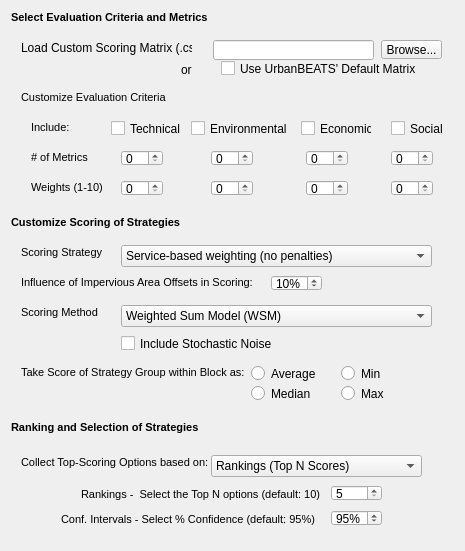
            <widget class="QWidget" name="scrollAreaWidgetContents_2">
             <property name="geometry">
              <rect>
               <x>0</x>
               <y>0</y>
               <width>465</width>
               <height>547</height>
              </rect>
             </property>
             <layout class="QVBoxLayout" name="verticalLayout_11">
              <item>
               <widget class="QLabel" name="mca_scoringmat_lbl_2">
                <property name="text">
                 <string>&lt;!DOCTYPE HTML PUBLIC &quot;-//W3C//DTD HTML 4.0//EN&quot; &quot;http://www.w3.org/TR/REC-html40/strict.dtd&quot;&gt;
&lt;html&gt;&lt;head&gt;&lt;meta name=&quot;qrichtext&quot; content=&quot;1&quot; /&gt;&lt;style type=&quot;text/css&quot;&gt;
p, li { white-space: pre-wrap; }
&lt;/style&gt;&lt;/head&gt;&lt;body style=&quot; font-family:'MS Shell Dlg 2'; font-size:8.25pt; font-weight:400; font-style:normal;&quot;&gt;
&lt;p style=&quot; margin-top:0px; margin-bottom:0px; margin-left:0px; margin-right:0px; -qt-block-indent:0; text-indent:0px;&quot;&gt;&lt;span style=&quot; font-size:8pt; font-weight:600;&quot;&gt;Select Evaluation Criteria and Metrics&lt;/span&gt;&lt;/p&gt;&lt;/body&gt;&lt;/html&gt;</string>
                </property>
               </widget>
              </item>
              <item>
               <widget class="QWidget" name="eval_widget" native="true">
                <property name="minimumSize">
                 <size>
                  <width>0</width>
                  <height>180</height>
                 </size>
                </property>
                <widget class="QCheckBox" name="bottomlines_ecn_check">
                 <property name="geometry">
                  <rect>
                   <x>290</x>
                   <y>90</y>
                   <width>71</width>
                   <height>17</height>
                  </rect>
                 </property>
                 <property name="text">
                  <string>Economic</string>
                 </property>
                </widget>
                <widget class="QCheckBox" name="bottomlines_tech_check">
                 <property name="geometry">
                  <rect>
                   <x>100</x>
                   <y>90</y>
                   <width>81</width>
                   <height>17</height>
                  </rect>
                 </property>
                 <property name="text">
                  <string>Technical</string>
                 </property>
                </widget>
                <widget class="QCheckBox" name="bottomlines_soc_check">
                 <property name="geometry">
                  <rect>
                   <x>380</x>
                   <y>90</y>
                   <width>71</width>
                   <height>17</height>
                  </rect>
                 </property>
                 <property name="text">
                  <string>Social</string>
                 </property>
                </widget>
                <widget class="QCheckBox" name="bottomlines_env_check">
                 <property name="geometry">
                  <rect>
                   <x>180</x>
                   <y>90</y>
                   <width>101</width>
                   <height>17</height>
                  </rect>
                 </property>
                 <property name="text">
                  <string>Environmental</string>
                 </property>
                </widget>
                <widget class="QToolButton" name="mca_scoringmat_browse">
                 <property name="enabled">
                  <bool>true</bool>
                 </property>
                 <property name="geometry">
                  <rect>
                   <x>370</x>
                   <y>10</y>
                   <width>61</width>
                   <height>19</height>
                  </rect>
                 </property>
                 <property name="text">
                  <string>Browse...</string>
                 </property>
                </widget>
                <widget class="QLabel" name="mca_scoringmat_lbl2">
                 <property name="geometry">
                  <rect>
                   <x>170</x>
                   <y>30</y>
                   <width>21</width>
                   <height>20</height>
                  </rect>
                 </property>
                 <property name="text">
                  <string>or</string>
                 </property>
                </widget>
                <widget class="QLineEdit" name="mca_scoringmat_box">
                 <property name="geometry">
                  <rect>
                   <x>202</x>
                   <y>10</y>
                   <width>161</width>
                   <height>20</height>
                  </rect>
                 </property>
                </widget>
                <widget class="QLabel" name="mca_scoringmat_lbl">
                 <property name="geometry">
                  <rect>
                   <x>10</x>
                   <y>10</y>
                   <width>171</width>
                   <height>16</height>
                  </rect>
                 </property>
                 <property name="text">
                  <string>Load Custom Scoring Matrix (.csv)</string>
                 </property>
                </widget>
                <widget class="QCheckBox" name="mca_scoringmat_check">
                 <property name="geometry">
                  <rect>
                   <x>210</x>
                   <y>30</y>
                   <width>201</width>
                   <height>17</height>
                  </rect>
                 </property>
                 <property name="text">
                  <string>Use UrbanBEATS' Default Matrix</string>
                 </property>
                </widget>
                <widget class="QLabel" name="bottomlines_weight_lbl_2">
                 <property name="geometry">
                  <rect>
                   <x>20</x>
                   <y>90</y>
                   <width>51</width>
                   <height>16</height>
                  </rect>
                 </property>
                 <property name="whatsThis">
                  <string>Adjust the weighting of each criteria. Assign an importance score between 1 and 10 to each of the selected bottom lines.</string>
                 </property>
                 <property name="text">
                  <string>&lt;!DOCTYPE HTML PUBLIC &quot;-//W3C//DTD HTML 4.0//EN&quot; &quot;http://www.w3.org/TR/REC-html40/strict.dtd&quot;&gt;
&lt;html&gt;&lt;head&gt;&lt;meta name=&quot;qrichtext&quot; content=&quot;1&quot; /&gt;&lt;style type=&quot;text/css&quot;&gt;
p, li { white-space: pre-wrap; }
&lt;/style&gt;&lt;/head&gt;&lt;body style=&quot; font-family:'MS Shell Dlg 2'; font-size:8.25pt; font-weight:400; font-style:normal;&quot;&gt;
&lt;p style=&quot; margin-top:0px; margin-bottom:0px; margin-left:0px; margin-right:0px; -qt-block-indent:0; text-indent:0px;&quot;&gt;&lt;span style=&quot; font-size:8pt;&quot;&gt;Include:&lt;/span&gt;&lt;/p&gt;&lt;/body&gt;&lt;/html&gt;</string>
                 </property>
                </widget>
                <widget class="QSpinBox" name="bottomlines_techN_spin">
                 <property name="geometry">
                  <rect>
                   <x>110</x>
                   <y>120</y>
                   <width>42</width>
                   <height>16</height>
                  </rect>
                 </property>
                 <property name="maximum">
                  <number>10</number>
                 </property>
                </widget>
                <widget class="QLabel" name="bottomlines_metrics_lbl">
                 <property name="geometry">
                  <rect>
                   <x>20</x>
                   <y>120</y>
                   <width>61</width>
                   <height>16</height>
                  </rect>
                 </property>
                 <property name="whatsThis">
                  <string>Adjust the weighting of each criteria. Assign an importance score between 1 and 10 to each of the selected bottom lines.</string>
                 </property>
                 <property name="text">
                  <string>&lt;!DOCTYPE HTML PUBLIC &quot;-//W3C//DTD HTML 4.0//EN&quot; &quot;http://www.w3.org/TR/REC-html40/strict.dtd&quot;&gt;
&lt;html&gt;&lt;head&gt;&lt;meta name=&quot;qrichtext&quot; content=&quot;1&quot; /&gt;&lt;style type=&quot;text/css&quot;&gt;
p, li { white-space: pre-wrap; }
&lt;/style&gt;&lt;/head&gt;&lt;body style=&quot; font-family:'MS Shell Dlg 2'; font-size:8.25pt; font-weight:400; font-style:normal;&quot;&gt;
&lt;p style=&quot; margin-top:0px; margin-bottom:0px; margin-left:0px; margin-right:0px; -qt-block-indent:0; text-indent:0px;&quot;&gt;&lt;span style=&quot; font-size:8pt;&quot;&gt;# of Metrics&lt;/span&gt;&lt;/p&gt;&lt;/body&gt;&lt;/html&gt;</string>
                 </property>
                </widget>
                <widget class="QSpinBox" name="bottomlines_envN_spin">
                 <property name="geometry">
                  <rect>
                   <x>200</x>
                   <y>120</y>
                   <width>42</width>
                   <height>16</height>
                  </rect>
                 </property>
                 <property name="maximum">
                  <number>10</number>
                 </property>
                </widget>
                <widget class="QSpinBox" name="bottomlines_ecnN_spin">
                 <property name="geometry">
                  <rect>
                   <x>295</x>
                   <y>120</y>
                   <width>42</width>
                   <height>16</height>
                  </rect>
                 </property>
                 <property name="maximum">
                  <number>10</number>
                 </property>
                </widget>
                <widget class="QSpinBox" name="bottomlines_socN_spin">
                 <property name="geometry">
                  <rect>
                   <x>380</x>
                   <y>120</y>
                   <width>42</width>
                   <height>16</height>
                  </rect>
                 </property>
                 <property name="maximum">
                  <number>10</number>
                 </property>
                </widget>
                <widget class="QLabel" name="bottomlines_lbl">
                 <property name="geometry">
                  <rect>
                   <x>10</x>
                   <y>60</y>
                   <width>201</width>
                   <height>16</height>
                  </rect>
                 </property>
                 <property name="text">
                  <string>&lt;!DOCTYPE HTML PUBLIC &quot;-//W3C//DTD HTML 4.0//EN&quot; &quot;http://www.w3.org/TR/REC-html40/strict.dtd&quot;&gt;
&lt;html&gt;&lt;head&gt;&lt;meta name=&quot;qrichtext&quot; content=&quot;1&quot; /&gt;&lt;style type=&quot;text/css&quot;&gt;
p, li { white-space: pre-wrap; }
&lt;/style&gt;&lt;/head&gt;&lt;body style=&quot; font-family:'MS Shell Dlg 2'; font-size:8.25pt; font-weight:400; font-style:normal;&quot;&gt;
&lt;p style=&quot; margin-top:0px; margin-bottom:0px; margin-left:0px; margin-right:0px; -qt-block-indent:0; text-indent:0px;&quot;&gt;&lt;span style=&quot; font-size:8pt;&quot;&gt;Customize Evaluation Criteria&lt;/span&gt;&lt;/p&gt;&lt;/body&gt;&lt;/html&gt;</string>
                 </property>
                </widget>
                <widget class="QSpinBox" name="bottomlines_socW_spin">
                 <property name="geometry">
                  <rect>
                   <x>380</x>
                   <y>150</y>
                   <width>42</width>
                   <height>16</height>
                  </rect>
                 </property>
                 <property name="maximum">
                  <number>10</number>
                 </property>
                </widget>
                <widget class="QSpinBox" name="bottomlines_ecnW_spin">
                 <property name="geometry">
                  <rect>
                   <x>295</x>
                   <y>150</y>
                   <width>42</width>
                   <height>16</height>
                  </rect>
                 </property>
                 <property name="maximum">
                  <number>10</number>
                 </property>
                </widget>
                <widget class="QSpinBox" name="bottomlines_techW_spin">
                 <property name="geometry">
                  <rect>
                   <x>110</x>
                   <y>150</y>
                   <width>42</width>
                   <height>16</height>
                  </rect>
                 </property>
                 <property name="maximum">
                  <number>10</number>
                 </property>
                </widget>
                <widget class="QSpinBox" name="bottomlines_envW_spin">
                 <property name="geometry">
                  <rect>
                   <x>200</x>
                   <y>150</y>
                   <width>42</width>
                   <height>16</height>
                  </rect>
                 </property>
                 <property name="maximum">
                  <number>10</number>
                 </property>
                </widget>
                <widget class="QLabel" name="bottomlines_mode_lbl">
                 <property name="geometry">
                  <rect>
                   <x>20</x>
                   <y>150</y>
                   <width>81</width>
                   <height>16</height>
                  </rect>
                 </property>
                 <property name="whatsThis">
                  <string>Adjust the weighting of each criteria. Assign an importance score between 1 and 10 to each of the selected bottom lines.</string>
                 </property>
                 <property name="text">
                  <string>&lt;!DOCTYPE HTML PUBLIC &quot;-//W3C//DTD HTML 4.0//EN&quot; &quot;http://www.w3.org/TR/REC-html40/strict.dtd&quot;&gt;
&lt;html&gt;&lt;head&gt;&lt;meta name=&quot;qrichtext&quot; content=&quot;1&quot; /&gt;&lt;style type=&quot;text/css&quot;&gt;
p, li { white-space: pre-wrap; }
&lt;/style&gt;&lt;/head&gt;&lt;body style=&quot; font-family:'MS Shell Dlg 2'; font-size:8.25pt; font-weight:400; font-style:normal;&quot;&gt;
&lt;p style=&quot; margin-top:0px; margin-bottom:0px; margin-left:0px; margin-right:0px; -qt-block-indent:0; text-indent:0px;&quot;&gt;&lt;span style=&quot; font-size:8pt;&quot;&gt;Weights (1-10)&lt;/span&gt;&lt;/p&gt;&lt;/body&gt;&lt;/html&gt;</string>
                 </property>
                </widget>
               </widget>
              </item>
              <item>
               <widget class="QLabel" name="strat_scoring_lbl">
                <property name="text">
                 <string>&lt;!DOCTYPE HTML PUBLIC &quot;-//W3C//DTD HTML 4.0//EN&quot; &quot;http://www.w3.org/TR/REC-html40/strict.dtd&quot;&gt;
&lt;html&gt;&lt;head&gt;&lt;meta name=&quot;qrichtext&quot; content=&quot;1&quot; /&gt;&lt;style type=&quot;text/css&quot;&gt;
p, li { white-space: pre-wrap; }
&lt;/style&gt;&lt;/head&gt;&lt;body style=&quot; font-family:'MS Shell Dlg 2'; font-size:8.25pt; font-weight:400; font-style:normal;&quot;&gt;
&lt;p style=&quot; margin-top:0px; margin-bottom:0px; margin-left:0px; margin-right:0px; -qt-block-indent:0; text-indent:0px;&quot;&gt;&lt;span style=&quot; font-size:8pt; font-weight:600;&quot;&gt;Customize Scoring of Strategies&lt;/span&gt;&lt;/p&gt;&lt;/body&gt;&lt;/html&gt;</string>
                </property>
               </widget>
              </item>
              <item>
               <widget class="QWidget" name="scoring_widget" native="true">
                <property name="minimumSize">
                 <size>
                  <width>0</width>
                  <height>180</height>
                 </size>
                </property>
                <widget class="QCheckBox" name="scope_stoch_check">
                 <property name="geometry">
                  <rect>
                   <x>110</x>
                   <y>100</y>
                   <width>161</width>
                   <height>17</height>
                  </rect>
                 </property>
                 <property name="whatsThis">
                  <string>Check if you wish to add a stochastic disturbance to the scoring process. Modifies the scoring with an added randomness.</string>
                 </property>
                 <property name="text">
                  <string>Include Stochastic Noise</string>
                 </property>
                </widget>
                <widget class="QComboBox" name="eval_method_combo">
                 <property name="geometry">
                  <rect>
                   <x>110</x>
                   <y>70</y>
                   <width>311</width>
                   <height>22</height>
                  </rect>
                 </property>
                 <property name="currentIndex">
                  <number>1</number>
                 </property>
                 <item>
                  <property name="text">
                   <string>Weighted Product Model (WPM)</string>
                  </property>
                 </item>
                 <item>
                  <property name="text">
                   <string>Weighted Sum Model (WSM)</string>
                  </property>
                 </item>
                </widget>
                <widget class="QLabel" name="eval_method_lbl">
                 <property name="geometry">
                  <rect>
                   <x>10</x>
                   <y>70</y>
                   <width>91</width>
                   <height>16</height>
                  </rect>
                 </property>
                 <property name="whatsThis">
                  <string>Scoring method choice influences how the points are added up and weighted against each other and how each option's final score is evaluated. Default method will be the AHP.</string>
                 </property>
                 <property name="text">
                  <string>&lt;!DOCTYPE HTML PUBLIC &quot;-//W3C//DTD HTML 4.0//EN&quot; &quot;http://www.w3.org/TR/REC-html40/strict.dtd&quot;&gt;
&lt;html&gt;&lt;head&gt;&lt;meta name=&quot;qrichtext&quot; content=&quot;1&quot; /&gt;&lt;style type=&quot;text/css&quot;&gt;
p, li { white-space: pre-wrap; }
&lt;/style&gt;&lt;/head&gt;&lt;body style=&quot; font-family:'MS Shell Dlg 2'; font-size:8.25pt; font-weight:400; font-style:normal;&quot;&gt;
&lt;p style=&quot; margin-top:0px; margin-bottom:0px; margin-left:0px; margin-right:0px; -qt-block-indent:0; text-indent:0px;&quot;&gt;&lt;span style=&quot; font-size:8pt;&quot;&gt;Scoring Method&lt;/span&gt;&lt;/p&gt;&lt;/body&gt;&lt;/html&gt;</string>
                 </property>
                </widget>
                <widget class="QRadioButton" name="radioScoreMax">
                 <property name="geometry">
                  <rect>
                   <x>330</x>
                   <y>150</y>
                   <width>82</width>
                   <height>17</height>
                  </rect>
                 </property>
                 <property name="text">
                  <string>Max</string>
                 </property>
                </widget>
                <widget class="QRadioButton" name="radioScoreAvg">
                 <property name="geometry">
                  <rect>
                   <x>240</x>
                   <y>130</y>
                   <width>82</width>
                   <height>17</height>
                  </rect>
                 </property>
                 <property name="text">
                  <string>Average</string>
                 </property>
                </widget>
                <widget class="QRadioButton" name="radioScoreMin">
                 <property name="geometry">
                  <rect>
                   <x>330</x>
                   <y>130</y>
                   <width>82</width>
                   <height>17</height>
                  </rect>
                 </property>
                 <property name="text">
                  <string>Min</string>
                 </property>
                </widget>
                <widget class="QRadioButton" name="radioScoreMed">
                 <property name="geometry">
                  <rect>
                   <x>240</x>
                   <y>150</y>
                   <width>82</width>
                   <height>17</height>
                  </rect>
                 </property>
                 <property name="text">
                  <string>Median</string>
                 </property>
                </widget>
                <widget class="QLabel" name="radioScore_lbl">
                 <property name="geometry">
                  <rect>
                   <x>10</x>
                   <y>130</y>
                   <width>231</width>
                   <height>16</height>
                  </rect>
                 </property>
                 <property name="whatsThis">
                  <string>Scoring method choice influences how the points are added up and weighted against each other and how each option's final score is evaluated. Default method will be the AHP.</string>
                 </property>
                 <property name="text">
                  <string>&lt;!DOCTYPE HTML PUBLIC &quot;-//W3C//DTD HTML 4.0//EN&quot; &quot;http://www.w3.org/TR/REC-html40/strict.dtd&quot;&gt;
&lt;html&gt;&lt;head&gt;&lt;meta name=&quot;qrichtext&quot; content=&quot;1&quot; /&gt;&lt;style type=&quot;text/css&quot;&gt;
p, li { white-space: pre-wrap; }
&lt;/style&gt;&lt;/head&gt;&lt;body style=&quot; font-family:'MS Shell Dlg 2'; font-size:8.25pt; font-weight:400; font-style:normal;&quot;&gt;
&lt;p style=&quot; margin-top:0px; margin-bottom:0px; margin-left:0px; margin-right:0px; -qt-block-indent:0; text-indent:0px;&quot;&gt;&lt;span style=&quot; font-size:8pt;&quot;&gt;Take Score of Strategy Group within Block as:&lt;/span&gt;&lt;/p&gt;&lt;/body&gt;&lt;/html&gt;</string>
                 </property>
                </widget>
                <widget class="QLabel" name="radioScore_lbl_2">
                 <property name="geometry">
                  <rect>
                   <x>10</x>
                   <y>40</y>
                   <width>231</width>
                   <height>16</height>
                  </rect>
                 </property>
                 <property name="whatsThis">
                  <string>Scoring method choice influences how the points are added up and weighted against each other and how each option's final score is evaluated. Default method will be the AHP.</string>
                 </property>
                 <property name="text">
                  <string>&lt;!DOCTYPE HTML PUBLIC &quot;-//W3C//DTD HTML 4.0//EN&quot; &quot;http://www.w3.org/TR/REC-html40/strict.dtd&quot;&gt;
&lt;html&gt;&lt;head&gt;&lt;meta name=&quot;qrichtext&quot; content=&quot;1&quot; /&gt;&lt;style type=&quot;text/css&quot;&gt;
p, li { white-space: pre-wrap; }
&lt;/style&gt;&lt;/head&gt;&lt;body style=&quot; font-family:'MS Shell Dlg 2'; font-size:8.25pt; font-weight:400; font-style:normal;&quot;&gt;
&lt;p style=&quot; margin-top:0px; margin-bottom:0px; margin-left:0px; margin-right:0px; -qt-block-indent:0; text-indent:0px;&quot;&gt;&lt;span style=&quot; font-size:8pt;&quot;&gt;Influence of Impervious Area Offsets in Scoring:&lt;/span&gt;&lt;/p&gt;&lt;/body&gt;&lt;/html&gt;</string>
                 </property>
                </widget>
                <widget class="QLabel" name="eval_method_lbl_2">
                 <property name="geometry">
                  <rect>
                   <x>10</x>
                   <y>10</y>
                   <width>91</width>
                   <height>16</height>
                  </rect>
                 </property>
                 <property name="whatsThis">
                  <string>Scoring method choice influences how the points are added up and weighted against each other and how each option's final score is evaluated. Default method will be the AHP.</string>
                 </property>
                 <property name="text">
                  <string>&lt;!DOCTYPE HTML PUBLIC &quot;-//W3C//DTD HTML 4.0//EN&quot; &quot;http://www.w3.org/TR/REC-html40/strict.dtd&quot;&gt;
&lt;html&gt;&lt;head&gt;&lt;meta name=&quot;qrichtext&quot; content=&quot;1&quot; /&gt;&lt;style type=&quot;text/css&quot;&gt;
p, li { white-space: pre-wrap; }
&lt;/style&gt;&lt;/head&gt;&lt;body style=&quot; font-family:'MS Shell Dlg 2'; font-size:8.25pt; font-weight:400; font-style:normal;&quot;&gt;
&lt;p style=&quot; margin-top:0px; margin-bottom:0px; margin-left:0px; margin-right:0px; -qt-block-indent:0; text-indent:0px;&quot;&gt;&lt;span style=&quot; font-size:8pt;&quot;&gt;Scoring Strategy&lt;/span&gt;&lt;/p&gt;&lt;/body&gt;&lt;/html&gt;</string>
                 </property>
                </widget>
                <widget class="QComboBox" name="eval_method_combo_2">
                 <property name="geometry">
                  <rect>
                   <x>110</x>
                   <y>10</y>
                   <width>311</width>
                   <height>22</height>
                  </rect>
                 </property>
                 <property name="currentIndex">
                  <number>0</number>
                 </property>
                 <item>
                  <property name="text">
                   <string>Service-based weighting (no penalties)</string>
                  </property>
                 </item>
                 <item>
                  <property name="text">
                   <string>Service-based weightings (linear penalty model)</string>
                  </property>
                 </item>
                 <item>
                  <property name="text">
                   <string>Service-based weightings (non-linear penalty model)</string>
                  </property>
                 </item>
                </widget>
                <widget class="QSpinBox" name="top_CI_spin_2">
                 <property name="geometry">
                  <rect>
                   <x>260</x>
                   <y>40</y>
                   <width>51</width>
                   <height>16</height>
                  </rect>
                 </property>
                 <property name="suffix">
                  <string>%</string>
                 </property>
                 <property name="minimum">
                  <number>0</number>
                 </property>
                 <property name="maximum">
                  <number>100</number>
                 </property>
                 <property name="singleStep">
                  <number>1</number>
                 </property>
                 <property name="value">
                  <number>10</number>
                 </property>
                </widget>
               </widget>
              </item>
              <item>
               <widget class="QLabel" name="top_rank_title">
                <property name="text">
                 <string>&lt;!DOCTYPE HTML PUBLIC &quot;-//W3C//DTD HTML 4.0//EN&quot; &quot;http://www.w3.org/TR/REC-html40/strict.dtd&quot;&gt;
&lt;html&gt;&lt;head&gt;&lt;meta name=&quot;qrichtext&quot; content=&quot;1&quot; /&gt;&lt;style type=&quot;text/css&quot;&gt;
p, li { white-space: pre-wrap; }
&lt;/style&gt;&lt;/head&gt;&lt;body style=&quot; font-family:'MS Shell Dlg 2'; font-size:8.25pt; font-weight:400; font-style:normal;&quot;&gt;
&lt;p style=&quot; margin-top:0px; margin-bottom:0px; margin-left:0px; margin-right:0px; -qt-block-indent:0; text-indent:0px;&quot;&gt;&lt;span style=&quot; font-size:8pt; font-weight:600;&quot;&gt;Ranking and Selection of Strategies&lt;/span&gt;&lt;/p&gt;&lt;/body&gt;&lt;/html&gt;</string>
                </property>
               </widget>
              </item>
              <item>
               <widget class="QWidget" name="ranking_widget" native="true">
                <property name="minimumSize">
                 <size>
                  <width>0</width>
                  <height>100</height>
                 </size>
                </property>
                <widget class="QLabel" name="top_options_lbl">
                 <property name="geometry">
                  <rect>
                   <x>10</x>
                   <y>15</y>
                   <width>191</width>
                   <height>16</height>
                  </rect>
                 </property>
                 <property name="whatsThis">
                  <string>Scoring method choice influences how the points are added up and weighted against each other and how each option's final score is evaluated. Default method will be the AHP.</string>
                 </property>
                 <property name="text">
                  <string>&lt;!DOCTYPE HTML PUBLIC &quot;-//W3C//DTD HTML 4.0//EN&quot; &quot;http://www.w3.org/TR/REC-html40/strict.dtd&quot;&gt;
&lt;html&gt;&lt;head&gt;&lt;meta name=&quot;qrichtext&quot; content=&quot;1&quot; /&gt;&lt;style type=&quot;text/css&quot;&gt;
p, li { white-space: pre-wrap; }
&lt;/style&gt;&lt;/head&gt;&lt;body style=&quot; font-family:'MS Shell Dlg 2'; font-size:8.25pt; font-weight:400; font-style:normal;&quot;&gt;
&lt;p style=&quot; margin-top:0px; margin-bottom:0px; margin-left:0px; margin-right:0px; -qt-block-indent:0; text-indent:0px;&quot;&gt;&lt;span style=&quot; font-size:8pt;&quot;&gt;Collect Top-Scoring Options based on:&lt;/span&gt;&lt;/p&gt;&lt;/body&gt;&lt;/html&gt;</string>
                 </property>
                </widget>
                <widget class="QSpinBox" name="top_rank_spin">
                 <property name="geometry">
                  <rect>
                   <x>320</x>
                   <y>45</y>
                   <width>51</width>
                   <height>16</height>
                  </rect>
                 </property>
                 <property name="minimum">
                  <number>5</number>
                 </property>
                 <property name="maximum">
                  <number>50</number>
                 </property>
                 <property name="singleStep">
                  <number>5</number>
                 </property>
                </widget>
                <widget class="QComboBox" name="top_score_combo">
                 <property name="geometry">
                  <rect>
                   <x>200</x>
                   <y>15</y>
                   <width>211</width>
                   <height>22</height>
                  </rect>
                 </property>
                 <item>
                  <property name="text">
                   <string>Rankings (Top N Scores)</string>
                  </property>
                 </item>
                 <item>
                  <property name="text">
                   <string>Confidence Intervals (Top x % Scores)</string>
                  </property>
                 </item>
                </widget>
                <widget class="QLabel" name="top_rank_lbl">
                 <property name="geometry">
                  <rect>
                   <x>70</x>
                   <y>45</y>
                   <width>241</width>
                   <height>20</height>
                  </rect>
                 </property>
                 <property name="whatsThis">
                  <string>Scoring method choice influences how the points are added up and weighted against each other and how each option's final score is evaluated. Default method will be the AHP.</string>
                 </property>
                 <property name="text">
                  <string>&lt;!DOCTYPE HTML PUBLIC &quot;-//W3C//DTD HTML 4.0//EN&quot; &quot;http://www.w3.org/TR/REC-html40/strict.dtd&quot;&gt;
&lt;html&gt;&lt;head&gt;&lt;meta name=&quot;qrichtext&quot; content=&quot;1&quot; /&gt;&lt;style type=&quot;text/css&quot;&gt;
p, li { white-space: pre-wrap; }
&lt;/style&gt;&lt;/head&gt;&lt;body style=&quot; font-family:'MS Shell Dlg 2'; font-size:8.25pt; font-weight:400; font-style:normal;&quot;&gt;
&lt;p style=&quot; margin-top:0px; margin-bottom:0px; margin-left:0px; margin-right:0px; -qt-block-indent:0; text-indent:0px;&quot;&gt;&lt;span style=&quot; font-size:8pt;&quot;&gt;Rankings -  Select the Top N options (default: 10)&lt;/span&gt;&lt;/p&gt;&lt;/body&gt;&lt;/html&gt;</string>
                 </property>
                </widget>
                <widget class="QLabel" name="top_CI_lbl">
                 <property name="geometry">
                  <rect>
                   <x>50</x>
                   <y>70</y>
                   <width>261</width>
                   <height>20</height>
                  </rect>
                 </property>
                 <property name="whatsThis">
                  <string>Scoring method choice influences how the points are added up and weighted against each other and how each option's final score is evaluated. Default method will be the AHP.</string>
                 </property>
                 <property name="text">
                  <string>&lt;!DOCTYPE HTML PUBLIC &quot;-//W3C//DTD HTML 4.0//EN&quot; &quot;http://www.w3.org/TR/REC-html40/strict.dtd&quot;&gt;
&lt;html&gt;&lt;head&gt;&lt;meta name=&quot;qrichtext&quot; content=&quot;1&quot; /&gt;&lt;style type=&quot;text/css&quot;&gt;
p, li { white-space: pre-wrap; }
&lt;/style&gt;&lt;/head&gt;&lt;body style=&quot; font-family:'MS Shell Dlg 2'; font-size:8.25pt; font-weight:400; font-style:normal;&quot;&gt;
&lt;p style=&quot; margin-top:0px; margin-bottom:0px; margin-left:0px; margin-right:0px; -qt-block-indent:0; text-indent:0px;&quot;&gt;&lt;span style=&quot; font-size:8pt;&quot;&gt;Conf. Intervals - Select % Confidence (default: 95%)&lt;/span&gt;&lt;/p&gt;&lt;/body&gt;&lt;/html&gt;</string>
                 </property>
                </widget>
                <widget class="QSpinBox" name="top_CI_spin">
                 <property name="geometry">
                  <rect>
                   <x>320</x>
                   <y>70</y>
                   <width>51</width>
                   <height>16</height>
                  </rect>
                 </property>
                 <property name="suffix">
                  <string>%</string>
                 </property>
                 <property name="minimum">
                  <number>80</number>
                 </property>
                 <property name="maximum">
                  <number>99</number>
                 </property>
                 <property name="singleStep">
                  <number>1</number>
                 </property>
                 <property name="value">
                  <number>95</number>
                 </property>
                </widget>
               </widget>
              </item>
             </layout>
            </widget>
